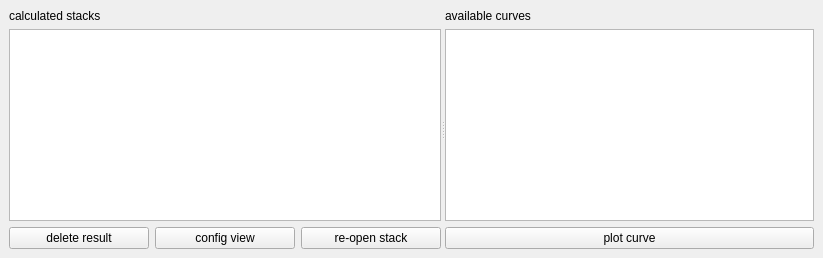
  <widget class="QDockWidget" name="DockResults">
   <property name="sizePolicy">
    <sizepolicy hsizetype="Preferred" vsizetype="Minimum">
     <horstretch>0</horstretch>
     <verstretch>0</verstretch>
    </sizepolicy>
   </property>
   <property name="minimumSize">
    <size>
     <width>823</width>
     <height>217</height>
    </size>
   </property>
   <property name="floating">
    <bool>false</bool>
   </property>
   <property name="features">
    <set>QDockWidget::DockWidgetFloatable|QDockWidget::DockWidgetMovable</set>
   </property>
   <property name="allowedAreas">
    <set>Qt::BottomDockWidgetArea|Qt::RightDockWidgetArea|Qt::TopDockWidgetArea</set>
   </property>
   <property name="windowTitle">
    <string>results</string>
   </property>
   <attribute name="dockWidgetArea">
    <number>8</number>
   </attribute>
   <widget class="QWidget" name="dockWidgetContents_3">
    <layout class="QHBoxLayout" name="horizontalLayout_14">
     <item>
      <widget class="QSplitter" name="splitter_2">
       <property name="orientation">
        <enum>Qt::Horizontal</enum>
       </property>
       <property name="opaqueResize">
        <bool>true</bool>
       </property>
       <property name="childrenCollapsible">
        <bool>false</bool>
       </property>
       <widget class="QWidget" name="verticalLayoutWidget">
        <layout class="QVBoxLayout" name="verticalLayout_3">
         <item>
          <widget class="QLabel" name="label_6">
           <property name="sizePolicy">
            <sizepolicy hsizetype="Expanding" vsizetype="Preferred">
             <horstretch>0</horstretch>
             <verstretch>0</verstretch>
            </sizepolicy>
           </property>
           <property name="text">
            <string>calculated stacks</string>
           </property>
          </widget>
         </item>
         <item>
          <widget class="QTableView" name="ResultTableView">
           <property name="sizePolicy">
            <sizepolicy hsizetype="Expanding" vsizetype="Expanding">
             <horstretch>0</horstretch>
             <verstretch>0</verstretch>
            </sizepolicy>
           </property>
           <property name="minimumSize">
            <size>
             <width>300</width>
             <height>0</height>
            </size>
           </property>
           <property name="editTriggers">
            <set>QAbstractItemView::AnyKeyPressed|QAbstractItemView::DoubleClicked|QAbstractItemView::EditKeyPressed</set>
           </property>
           <property name="alternatingRowColors">
            <bool>true</bool>
           </property>
           <property name="selectionMode">
            <enum>QAbstractItemView::ExtendedSelection</enum>
           </property>
           <property name="selectionBehavior">
            <enum>QAbstractItemView::SelectRows</enum>
           </property>
           <property name="sortingEnabled">
            <bool>false</bool>
           </property>
          </widget>
         </item>
         <item>
          <layout class="QHBoxLayout" name="horizontalLayout_8">
           <item>
            <widget class="QPushButton" name="deleteResult">
             <property name="text">
              <string>delete result</string>
             </property>
            </widget>
           </item>
           <item>
            <widget class="QPushButton" name="ConfigTableView">
             <property name="text">
              <string>config view</string>
             </property>
            </widget>
           </item>
           <item>
            <widget class="QPushButton" name="reopenStack">
             <property name="text">
              <string>re-open stack</string>
             </property>
            </widget>
           </item>
          </layout>
         </item>
        </layout>
       </widget>
       <widget class="QWidget" name="verticalLayoutWidget_2">
        <layout class="QVBoxLayout" name="verticalLayout_4">
         <item>
          <widget class="QLabel" name="label">
           <property name="sizePolicy">
            <sizepolicy hsizetype="Preferred" vsizetype="Fixed">
             <horstretch>0</horstretch>
             <verstretch>0</verstretch>
            </sizepolicy>
           </property>
           <property name="text">
            <string>available curves</string>
           </property>
          </widget>
         </item>
         <item>
          <widget class="QTreeWidget" name="CurveTreeWidget">
           <property name="sizePolicy">
            <sizepolicy hsizetype="Preferred" vsizetype="Preferred">
             <horstretch>0</horstretch>
             <verstretch>0</verstretch>
            </sizepolicy>
           </property>
           <property name="minimumSize">
            <size>
             <width>100</width>
             <height>0</height>
            </size>
           </property>
           <property name="midLineWidth">
            <number>1</number>
           </property>
           <property name="selectionMode">
            <enum>QAbstractItemView::ExtendedSelection</enum>
           </property>
           <attribute name="headerVisible">
            <bool>false</bool>
           </attribute>
           <column>
            <property name="text">
             <string notr="true">1</string>
            </property>
           </column>
          </widget>
         </item>
         <item>
          <widget class="QPushButton" name="plotCurve">
           <property name="text">
            <string>plot curve</string>
           </property>
          </widget>
         </item>
        </layout>
       </widget>
      </widget>
     </item>
    </layout>
   </widget>
  </widget>
